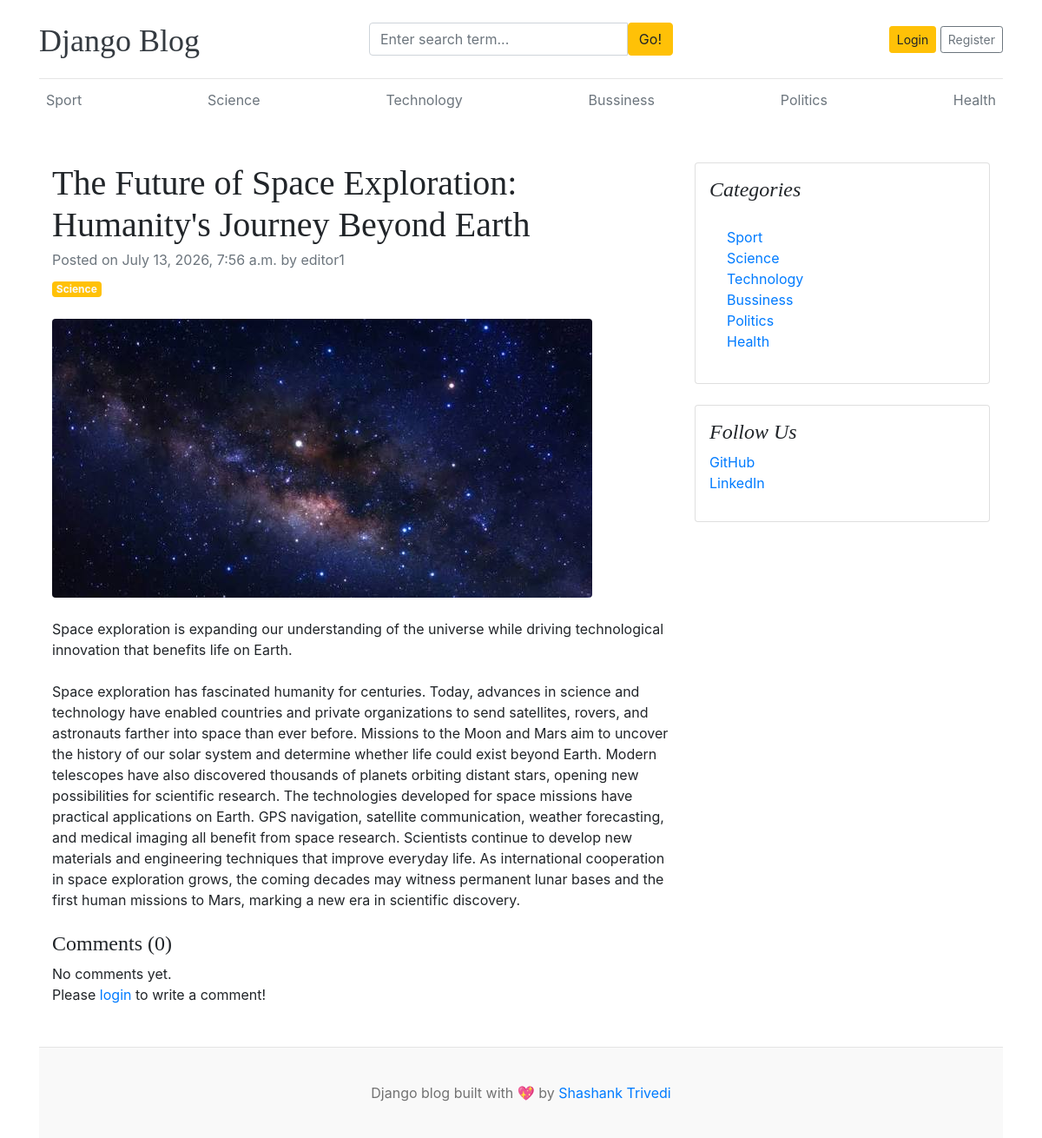
Before: /blogs/the-future-of-space-exploration-humanitys-journey-beyond-earth/ with the older database file.
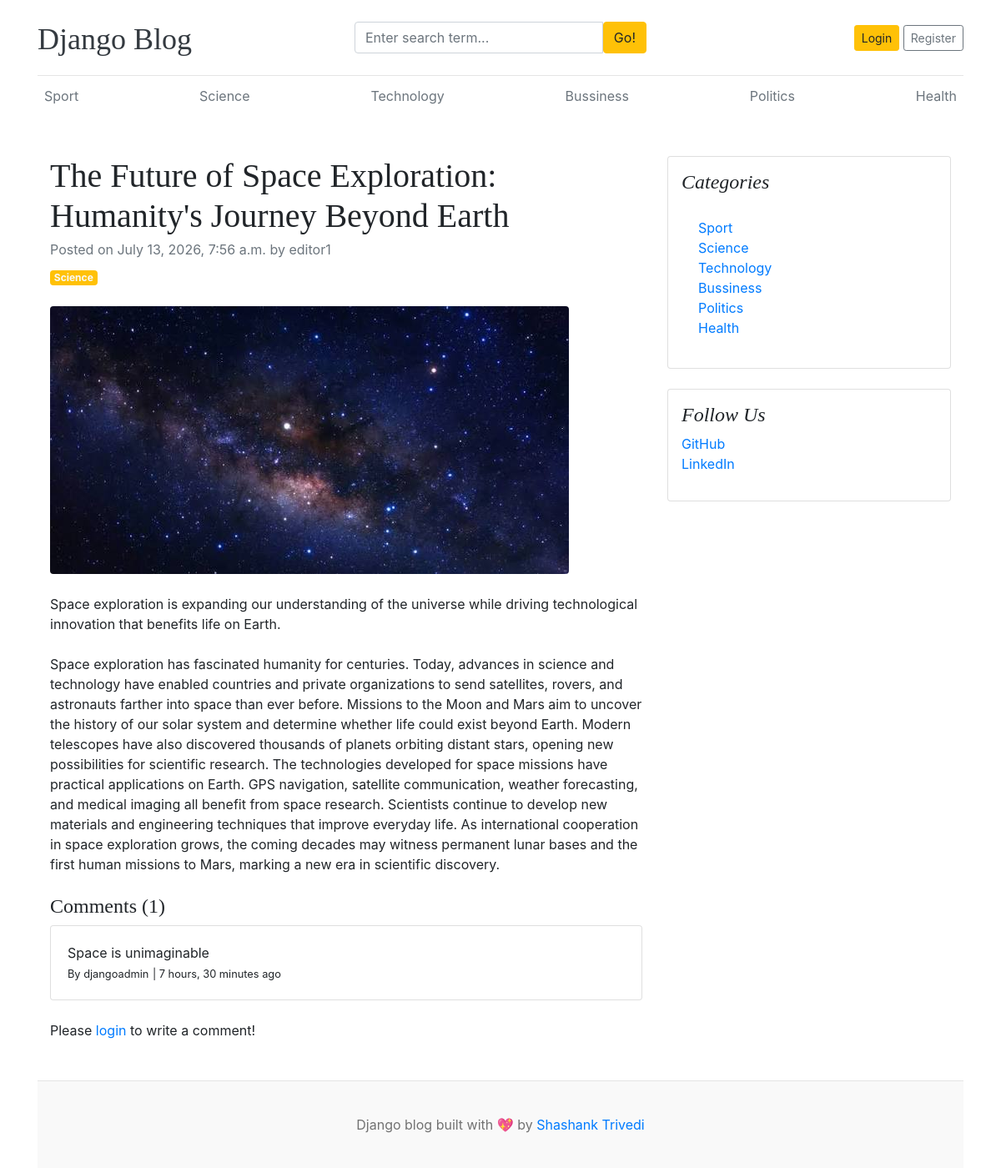
After: the same page with the newer database file.
### blogs/models.py (models this page shows, shortened)
class Category(models.Model):
    category_name = models.CharField(max_length=50, unique=True)
    created_at = models.DateTimeField(auto_now_add=True)
    updated_at = models.DateTimeField(auto_now=True)
    class Meta:
        verbose_name_plural = 'categories'
    def __str__(self):
        return self.category_name

class Blog(models.Model):
    title = models.CharField(max_length=100)
    slug = models.SlugField(max_length=150, unique=True, blank=True)
    category = models.ForeignKey(Category, on_delete=models.CASCADE)
    author = models.ForeignKey(User, on_delete=models.CASCADE)
    featured_image = models.ImageField(upload_to='uploads/%Y/%m/%d')
    short_description = models.TextField(max_length=500)
    blog_body = models.TextField(max_length=2000)
    status = models.CharField(max_length=20, choices=STATUS_CHOICES, default="Draft")
    is_featured = models.BooleanField(default=False)
    created_at = models.DateTimeField(auto_now_add=True)
    updated_at = models.DateTimeField(auto_now=True)

class Comment(models.Model):
    user = models.ForeignKey(User, on_delete=models.CASCADE)
    blog = models.ForeignKey(Blog, on_delete=models.CASCADE)
    comment = models.TextField(max_length=250)
    created_at = models.DateTimeField(auto_now_add=True)
    updated_at = models.DateTimeField(auto_now=True)
    def __str__(self):
        return self.comment

### assignments/models.py (models this page shows, shortened)
class SocialLink(models.Model):
    platform = models.CharField(max_length=25)
    link = models.URLField(max_length=100)
    created_at = models.DateTimeField(auto_now_add=True)
    updated_at = models.DateTimeField(auto_now=True)

### blogs/views.py (the view, shortened to what this page needs)
# urls.py: path('blogs/<slug:slug>/',BlogsView.blogs , name='blogs'),
def blogs(request , slug):
  single_blog = get_object_or_404(Blog , slug = slug ,status='Published')
  comments = Comment.objects.filter(blog=single_blog)
  comment_count = comments.count()
  context = {
    'single_blog':single_blog ,
    'comments':comments ,
    'comment_count':comment_count ,
  }
  return render(request,'blogs.html',context)

### blogs/context_processors.py (called while the page is built)
def get_categories(request):
  categories = Category.objects.all()
  return dict(categories=categories)

def get_social_links(requests):
  social_links = SocialLink.objects.all()
  return dict(social_links=social_links)

### templates/blogs.html
{% extends 'base.html' %}
{% block content %}
<div class="container mt-5">
    <div class="row">
        <div class="col-lg-8">
            <article>
                <header class="mb-4">
                    <h1 class="fw-bolder mb-1">{{ single_blog.title }}</h1>
                    <div class="text-muted fst-italic mb-2">Posted on {{ single_blog.created_at }} by {{ single_blog.author }}</div>
                    <a class="badge bg-warning text-decoration-none text-light" href="#!">{{ single_blog.category }}</a>
                </header>
                <figure class="mb-4"><img class="img-fluid rounded" src="{{ single_blog.featured_image.url }}" alt="..." /></figure>
                <section class="mb-5">
                    <p class="fs-5 mb-4">{{ single_blog.short_description }}</p>
                    <p class="fs-5 mb-4">{{ single_blog.blog_body }}</p>
                    <h4>Comments ({{comment_count}})</h4>
                    {% if comments %}
                        {% for comment in comments %}
                            <div class="card mt-1">
                                <div class="card-body">
                                    <p class="card-text mb-0">{{ comment }}</p>
                                    <span>
                                        <small>By {{ comment.user }}</small>
                                        <small>| {{ comment.created_at | timesince }} ago</small>
                                    </span>
                                </div>
                            </div>
                        {% endfor %}
                    {% else %}
                    No comments yet.
                    {% endif %}
                    <br>
                    <div class="form-group">
                        {% if user.is_authenticated %}
                        <form action="" method="POST">
                            {% csrf_token %}
                            <div class="form-group">
                                <textarea name="comment" class="form-control" placeholder="Write your comment"></textarea>
                                <input type="submit" value="Submit" class="btn btn-primary mt-2">
                            </div>
                        </form>
                        {% else %}
                        <p>Please <span><a href="{% url 'login' %}">login</a></span> to write a comment!</p>
                        {% endif %}
                    </div>
                </section>
            </article>
        </div>
        <div class="col-lg-4">
            <div class="card mb-4 p-3">
                <h4 class="font-italic">Categories</h4>
                <div class="card-body">
                    <div class="row">
                        <div class="col-sm-6">
                            <ul class="list-unstyled mb-0">
                                {% for cat in categories %}
                                <li><a href="{% url 'posts_by_category' cat.id %}">{{ cat.category_name }}</a></li>
                                {% endfor %}
                            </ul>
                        </div>
                    </div>
                </div>
            </div>
            {% if social_links %}
            <div class="card mb-4 p-3">
                <h4 class="font-italic">Follow Us</h4>
                <ol class="list-unstyled">
                    {% for i in social_links %}
                    <li><a href="{{ i.link }}" target="_blank">{{ i.platform }}</a></li>
                    {% endfor %}
                </ol>
            </div>
            {% endif %}
        </div>
    </div>
</div>
{% endblock %}

### templates/base.html (shortened to what this page needs)
{% load static %}
<!DOCTYPE html>
<html lang="en">
<head>
    <link href="https://getbootstrap.com/docs/4.0/dist/css/bootstrap.min.css" rel="stylesheet">
    <link href="{% static 'css/blog.css' %}" rel="stylesheet">
    <link rel="stylesheet" href="https://cdnjs.cloudflare.com/ajax/libs/font-awesome/4.7.0/css/font-awesome.min.css">
  </head>
<body>
    <div class="container">
      <header class="blog-header py-3">
        <div class="row flex-nowrap justify-content-between align-items-center">
          <div class="col-4 pt-1">
            <a class="blog-header-logo text-dark" href="/">Django Blog</a>
          </div>
          <div class="col-4">
            <form action="{% url 'search' %}" method="GET">
              <div class="input-group">
                <input class="form-control" type="text" name="keyword" value="{{ keyword }}" placeholder="Enter search term..." aria-label="Enter search term..." aria-describedby="button-search" />
                <button type="submit" class="btn btn-warning" id="button-search">Go!</button>
              </div>
            </form>
          </div>
          <div class="col-4 d-flex justify-content-end align-items-center">
            {% if not user.is_authenticated %}
            <a class="btn btn-sm btn-warning" href="{% url 'login' %}">Login</a> &nbsp;
            <a class="btn btn-sm btn-outline-secondary" href="{% url 'register' %}">Register</a>
            {% else %}
            <span><a href="{% url 'dashboard' %}">Dashboard</a></span> &nbsp;
            <span><a  href="{% url 'logout' %}">Log Out</a></span>
            {% endif %}
          </div>
        </div>
      </header>
      <div class="nav-scroller py-1 mb-2">
        <nav class="nav d-flex justify-content-between">
          {% for cat in categories %}
          <a class="p-2 text-muted" href="{% url 'posts_by_category' cat.id %}">{{cat.category_name}}</a>
          {% endfor %}
        </nav>
      </div>
{% block content %}
{% endblock %}
<footer class="blog-footer">
    <p>Django blog built with 💖 by <a href="#">Shashank Trivedi</a></p>
  </footer>
  </body>
  </html>

### blog_main/static/css/blog.css (style rules this page uses)
.blog-header { border-bottom: 1px solid #e5e5e5; }
.blog-header-logo { font-family: "Playfair Display", Georgia, "Times New Roman", serif; font-size: 2.25rem; }
h1, h2, h3, h4, h5, h6 { font-family: "Playfair Display", Georgia, "Times New Roman", serif; }
.blog-footer { padding: 2.5rem 0; color: #727272; text-align: center; background-color: #f9f9f9; border-top: .05rem solid #e5e5e5; }
.blog-footer p:last-child { margin-bottom: 0; }

Changed rows visible on the page:
added Comment: comment "Space is unimaginable", user "djangoadmin", created_at "7 hours, 30 minutes"
Other visible differences:
{{ comment_count }}: "0" → "1"
text no longer shown: "No comments yet."
